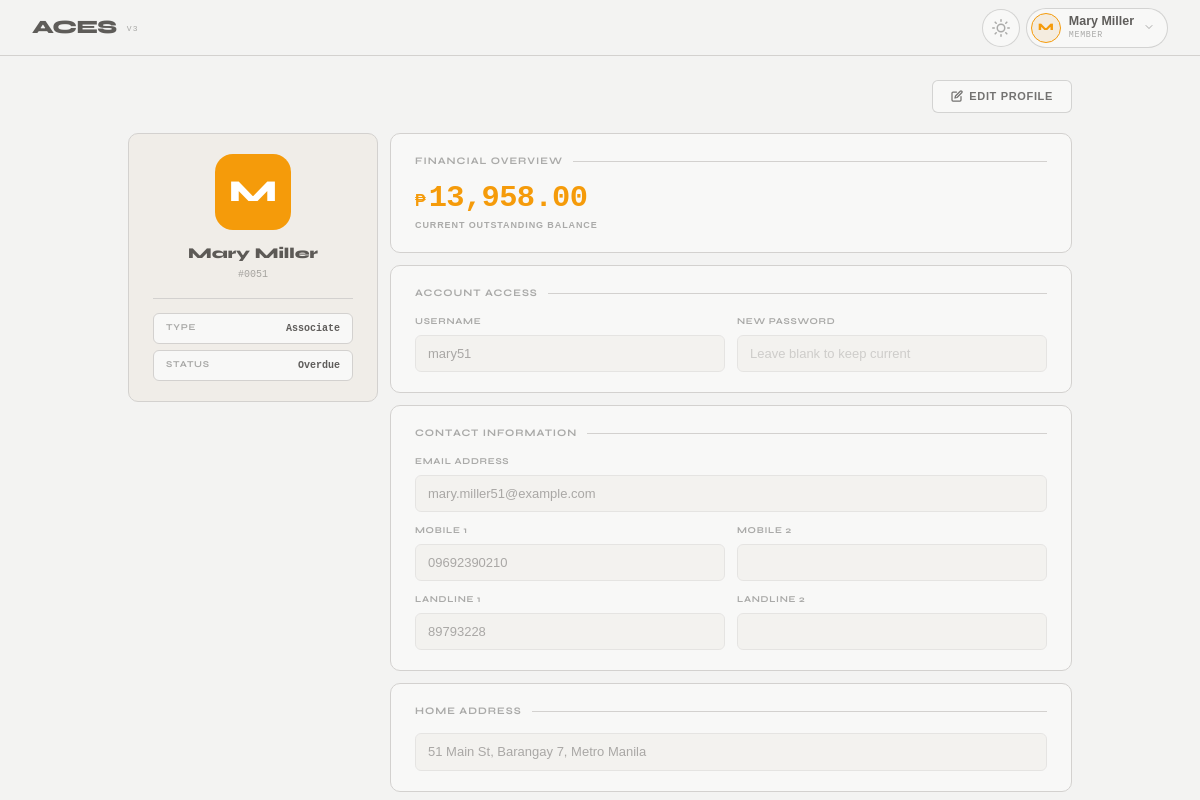
Screenshot of /index.php (signed in) with the database file from the repository.
### tables this page shows
CREATE TABLE `members` (
  `id` int(11) NOT NULL,
  `member_id` int(11) DEFAULT NULL,
  `membership_type` varchar(50) DEFAULT NULL,
  `username` varchar(50) DEFAULT NULL,
  `password` varchar(255) DEFAULT NULL,
  `first_name` varchar(100) DEFAULT NULL,
  `middle_name` varchar(100) DEFAULT NULL,
  `last_name` varchar(100) DEFAULT NULL,
  `email` varchar(150) DEFAULT NULL,
  `profile_picture` varchar(255) DEFAULT NULL,
  `prefix` varchar(20) DEFAULT NULL,
  `suffix` varchar(20) DEFAULT NULL,
  `birthdate` date DEFAULT NULL,
  `death_date` date DEFAULT NULL,
  `approval_date` datetime DEFAULT NULL,
  `balance` decimal(10,2) DEFAULT 0.00,
  `is_mgs` tinyint(1) DEFAULT 0,
  `remarks` text DEFAULT NULL,
  `role_id` int(11) DEFAULT NULL,
  `phone_number` varchar(20) DEFAULT NULL,
  `telephone_number` varchar(20) DEFAULT NULL,
  `civil_status` varchar(20) DEFAULT NULL,
  `address` text DEFAULT NULL,
  `status` enum('Active','Deceased','Delisted','On-Hold','Overdue','Under Litigation') NOT NULL DEFAULT 'Active',
  `phone_number_2` varchar(255) DEFAULT NULL,
  `telephone_number_2` varchar(255) DEFAULT NULL
);

### views/auth/member/profile.php (the view, shortened to what this page needs)
<?php
$memberId = $_SESSION['member_id'] ?? 0;
$stmt = $db->prepare("SELECT * FROM members WHERE id = ?");
$stmt->execute([$memberId]);
$m = $stmt->fetch(PDO::FETCH_ASSOC);
$initial         = strtoupper(substr($m['first_name'] ?? 'U', 0, 1));
$fullName        = htmlspecialchars(trim(($m['first_name'] ?? '') . ' ' . ($m['last_name'] ?? '')));
$memberIdDisplay = str_pad($m['id'] ?? 0, 4, '0', STR_PAD_LEFT);
?>
<div id="mp-root">
    <div class="mp-page">
        <div class="mp-topbar">
            <button type="button" id="mp-edit-btn" class="mp-btn-edit">
                <svg width="12" height="12" viewBox="0 0 24 24" fill="none" stroke="currentColor" stroke-width="2.5" stroke-linecap="round" stroke-linejoin="round">
                    <path d="M11 4H4a2 2 0 0 0-2 2v14a2 2 0 0 0 2 2h14a2 2 0 0 0 2-2v-7" />
                    <path d="M18.5 2.5a2.121 2.121 0 0 1 3 3L12 15l-4 1 1-4 9.5-9.5z" />
                </svg>
                Edit Profile
            </button>
        </div>
        <form id="mp-form" action="index.php?action=update_member_credentials" method="POST">
            <div class="mp-grid">
                <div class="mp-card mp-identity">
                    <div class="mp-avatar"><?= $initial ?></div>
                    <div class="mp-identity__name"><?= $fullName ?></div>
                    <div class="mp-identity__id">#<?= $memberIdDisplay ?></div>
                    <div class="mp-divider"></div>
                    <div class="mp-pill-row">
                        <div class="mp-pill">
                            <span class="mp-pill__label">Type</span>
                            <span class="mp-pill__val"><?= htmlspecialchars($m['membership_type'] ?? 'Regular') ?></span>
                        </div>
                        <div class="mp-pill">
                            <span class="mp-pill__label">Status</span>
                            <span class="mp-pill__val"><?= htmlspecialchars($m['status'] ?? 'Active') ?></span>
                        </div>
                    </div>
                </div>
                <div class="mp-right">
                    <div class="mp-card">
                        <div class="mp-section-label">Financial Overview</div>
                        <div class="mp-balance-wrap">
                            <span class="mp-currency">₱</span>
                            <span class="mp-amount"><?= number_format($m['balance'] ?? 0, 2) ?></span>
                        </div>
                        <div class="mp-subtext">Current outstanding balance</div>
                    </div>
                    <div class="mp-card">
                        <div class="mp-section-label">Account Access</div>
                        <div class="mp-row-2">
                            <div class="mp-field">
                                <label>Username</label>
                                <input type="text" name="username" class="mp-input mp-editable"
                                    value="<?= htmlspecialchars($m['username'] ?? '') ?>"
                                    autocomplete="username" disabled required>
                            </div>
                            <div class="mp-field">
                                <label>New Password</label>
                                <input type="password" name="password" class="mp-input mp-editable"
                                    placeholder="Leave blank to keep current"
                                    autocomplete="new-password" disabled>
                            </div>
                        </div>
                    </div>
                    <div class="mp-card">
                        <div class="mp-section-label">Contact Information</div>
                        <div class="mp-field">
                            <label>Email Address</label>
                            <input type="email" name="email" class="mp-input mp-editable"
                                value="<?= htmlspecialchars($m['email'] ?? '') ?>" disabled>
                        </div>
                        <div class="mp-row-2 mp-mt">
                            <div class="mp-field">
                                <label>Mobile 1</label>
                                <input type="text" name="phone_number" class="mp-input mp-editable"
                                    value="<?= htmlspecialchars($m['phone_number'] ?? '') ?>" disabled>
                            </div>
                            <div class="mp-field">
                                <label>Mobile 2</label>
                                <input type="text" name="phone_number_2" class="mp-input mp-editable"
                                    value="<?= htmlspecialchars($m['phone_number_2'] ?? '') ?>" disabled>
                            </div>
                        </div>
                        <div class="mp-row-2 mp-mt">
                            <div class="mp-field">
                                <label>Landline 1</label>
                                <input type="text" name="telephone_number" class="mp-input mp-editable"
                                    value="<?= htmlspecialchars($m['telephone_number'] ?? '') ?>" disabled>
                            </div>
                            <div class="mp-field">
                                <label>Landline 2</label>
                                <input type="text" name="telephone_number_2" class="mp-input mp-editable"
                                    value="<?= htmlspecialchars($m['telephone_number_2'] ?? '') ?>" disabled>
                            </div>
                        </div>
                    </div>
                    <div class="mp-card">
                        <div class="mp-section-label">Home Address</div>
                        <div class="mp-field">
                            <input type="text" name="address" class="mp-input mp-editable"
                                value="<?= htmlspecialchars($m['address'] ?? '') ?>" disabled>
                        </div>
                    </div>
                </div>
            </div>
        </form>
    </div>
</div>

### assets/css/variables.css (style rules this page uses)
:root { --bg: #f3f3f2; --surface: #f8f8f7; --raised: #f0ede8; --rim: #e0dcd5; --gold: #f59b0a; --gold-dim: rgba(217, 142, 22, 0.1); --text: #1c1a17b2; --t2: rgba(26, 25, 23, 0.6); --t3: rgba(26, 25, 23, 0.35); --border: rgba(211, 209, 207, 1.0); --border2: rgba(0, 0, 0, 0.15); --danger: #d93d3d; --ok: #27a858; --font-main: 'Poppins', sans-serif; --font-heading: 'Syne', sans-serif; --font-mono: 'IBM Plex Mono', monospace; --status-active: #10b981; --status-deceased: #4b5563; --status-delisted: #ef4444; --status-hold: #3b82f6; --status-overdue: #f59e0b; --status-litigation: #8b5cf6; }

### assets/css/main.css (style rules this page uses)
html { transition: background-color 0.3s ease, color 0.3s ease; }
body { background-color: var(--bg); color: var(--text); }

### rows the page displays
members: first_name "M", fullName "Mary Miller", id "0051", membership_type "Associate", status "Overdue", balance "13,958.00", username "mary51", email "mary.miller51@example.com", phone_number "09692390210", telephone_number "89793228", address "51 Main St, Barangay 7, Metro Manila"

### other values shown
$user['initials'] "M"
$user['name'] "Mary Miller"
$user['role'] "MEMBER"
